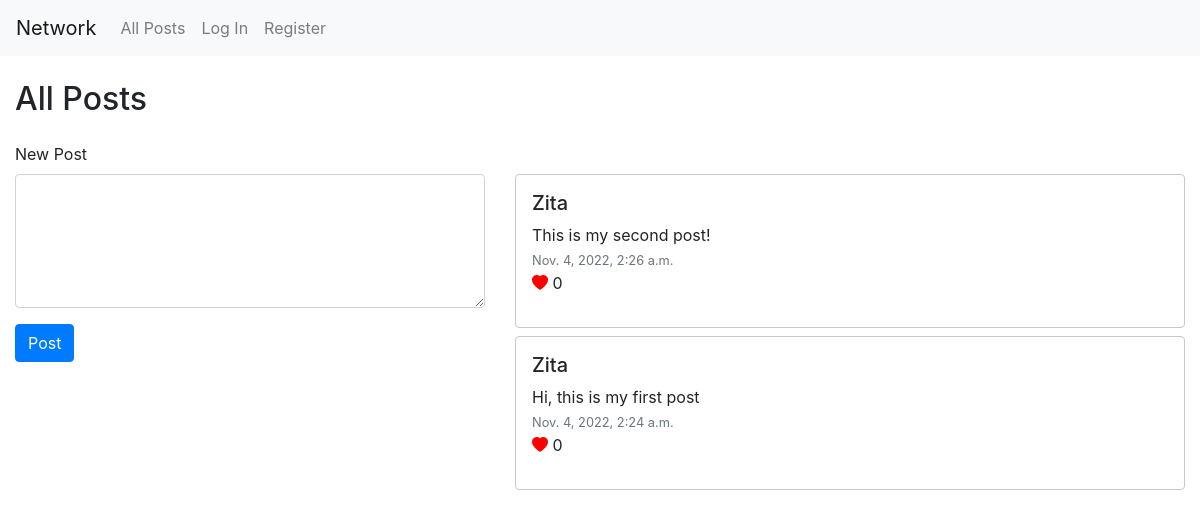
Before: / with the older database file.
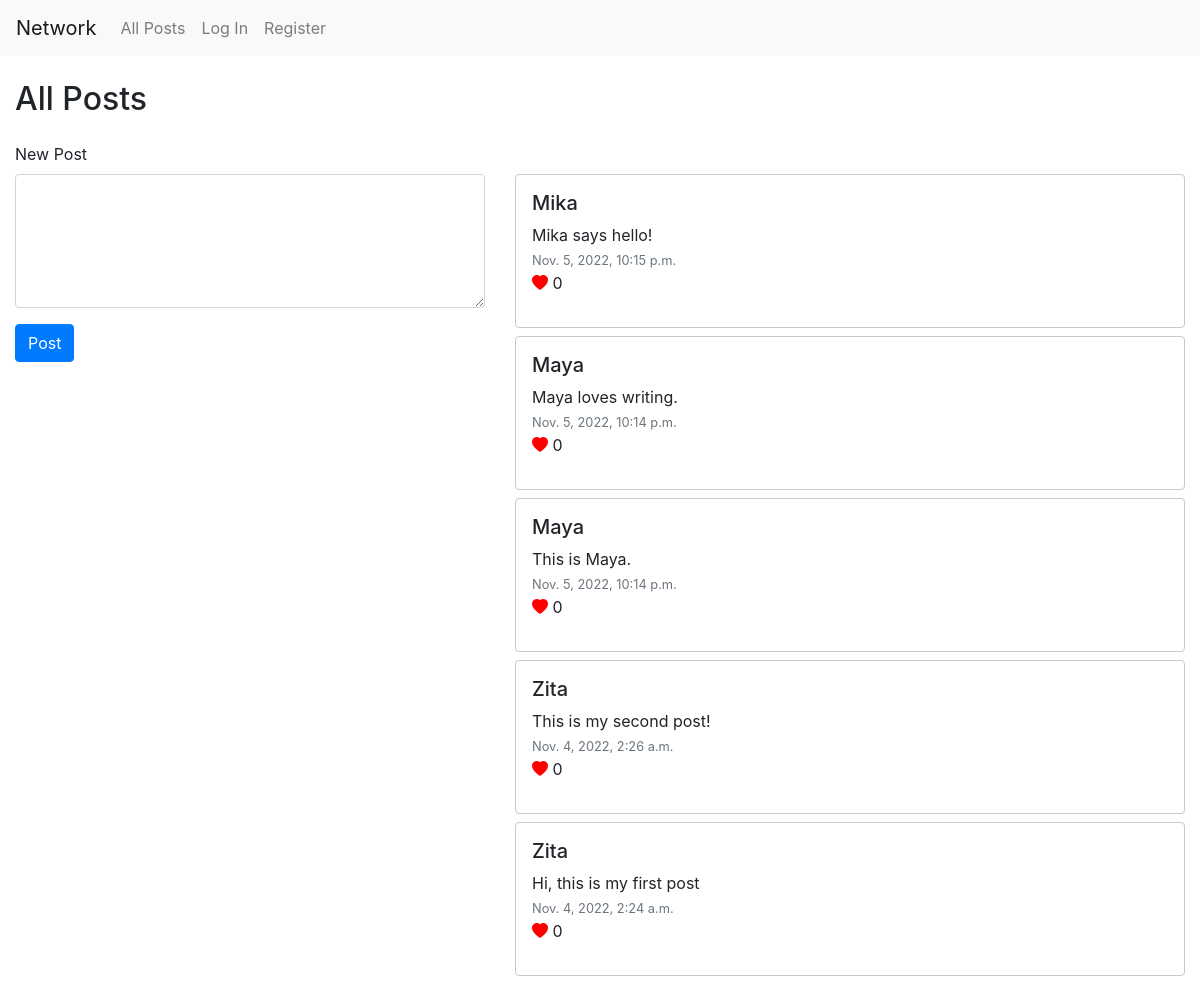
After: the same page with the newer database file.
### network/models.py (models this page shows, shortened)
class Post(models.Model):
    poster = models.ForeignKey('User', on_delete=models.CASCADE, related_name='poster')
    content = models.TextField()
    date_created = models.DateTimeField(default=timezone.now)
    number_of_like = models.IntegerField(default=0)

class User(AbstractUser):
    pass

### network/views.py (the view)
# urls.py: path("", views.index, name="index"),
def index(request):
    posts = Post.objects.all().order_by('date_created').reverse()
    return render(request, "network/index.html", {
        'form': NewPostForm(),
        'posts': posts
    })

### network/forms.py
class NewPostForm(forms.Form):
    content = forms.CharField(widget=forms.Textarea(attrs={'rows': '5', 'class' : 'form-control mb-3'}), max_length=160)

### network/templates/network/index.html (shortened to what this page needs)
{% extends "network/layout.html" %}
{% block body %}
    <h2 class="my-4">All Posts</h2>
    <div class="row">
        <div class="col-lg-5">
            <form action="{% url 'add_post' %}" method="post">
                <div class="fieldWrapper form-group">
                    <label for="{{ form.content.id_for_label }}">New Post</label>
                    {{ form.content }}
                </div>
                <input type="submit" value="Post" class="btn btn-primary">
            </form>
        </div>
        <div class="col-lg-7 mt-4">
            {% for post in posts %}
            <div class="border rounded my-2 p-3" id="post">
                <h5>{{ post.poster }}</h5>
                <ul class="list-unstyled">
                    <li>{{ post.content }}</li>
                    <li><small class="text-muted">{{ post.date_created }}</small></li>
                    <li><i class="bi bi-heart-fill" id="heart"></i> {{ post.number_of_like }}</li>
                </ul>
            </div>
            {% endfor %}
        </div>
    </div>
{% endblock %}

### network/templates/network/layout.html (shortened to what this page needs)
{% load static %}
<!DOCTYPE html>
<html lang="en">
    <head>
        <link rel="stylesheet" href="https://stackpath.bootstrapcdn.com/bootstrap/4.4.1/css/bootstrap.min.css">
        <link rel="stylesheet" href="https://cdn.jsdelivr.net/npm/bootstrap-icons@1.8.3/font/bootstrap-icons.css" />
        <link href="{% static 'network/styles.css' %}" rel="stylesheet">
    </head>
    <body>
        <nav class="navbar navbar-expand-lg navbar-light bg-light">
            <a class="navbar-brand" href="#">Network</a>
            <div>
              <ul class="navbar-nav mr-auto">
                <li class="nav-item">
                  <a class="nav-link" href="{% url 'index' %}">All Posts</a>
                </li>
                {% if user.is_authenticated %}
                    <li class="nav-item">
                        <a class="nav-link" href="#">Following</a>
                    </li>
                    <li class="nav-item">
                        <a class="nav-link" href="{% url 'logout' %}">Log Out</a>
                    </li>
                {% else %}
                    <li class="nav-item">
                        <a class="nav-link" href="{% url 'login' %}">Log In</a>
                    </li>
                    <li class="nav-item">
                        <a class="nav-link" href="{% url 'register' %}">Register</a>
                    </li>
                {% endif %}
              </ul>
            </div>
          </nav>
        <div class="body container-fluid">
            {% block body %}
            {% endblock %}
        </div>
    </body>
</html>

### network/static/network/styles.css (style rules this page uses)
#post { border-color: rgb(202, 200, 200) !important; }
#heart { color: red; }

Changed rows visible on the page:
added Post: poster "Mika", content "Mika says hello!", date_created "Nov. 5, 2022, 10:15 p.m.", number_of_like "0"
added Post: poster "Maya", content "Maya loves writing.", date_created "Nov. 5, 2022, 10:14 p.m.", number_of_like "0"
added Post: poster "Maya", content "This is Maya.", date_created "Nov. 5, 2022, 10:14 p.m.", number_of_like "0"
